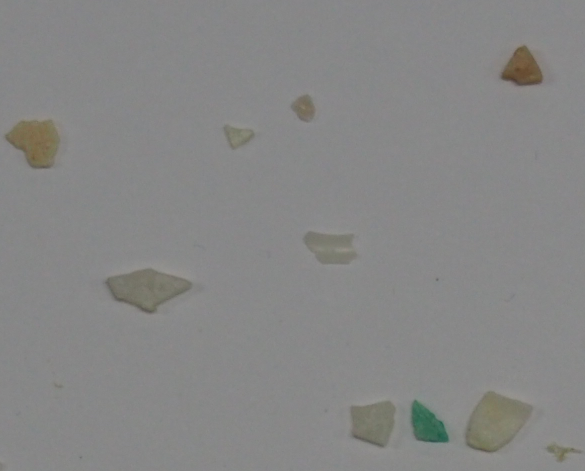
#> input picture P3/FRA.png, 1170 x 942 px (shown at 1/2 size)
$ jupyter execute 'P3_2 copy.ipynb'
#> lines starting #> are read from the running program, lines starting #| are printed output that depends on the picture; after the words box and inside, x2 and y2 are one past the last pixel; in counts of white or black regions, pixels touching at a corner belong together
# Tarea 2

[cell 1]
# Import necessary libraries
import cv2
import numpy as np
import pandas as pd
import matplotlib.pyplot as plt

from sklearn.metrics import confusion_matrix, classification_report

# For visualization
import seaborn as sns

## Load and Preprocess Images:

[cell 2]
# Load the images
# img_fragments = cv2.imread('fragment-03-olympus-10-01-2020.JPG')
# img_pellets = cv2.imread('pellet-03-olympus-10-01-2020.JPG')
# img_tar = cv2.imread('tar-03-olympus-10-01-2020.JPG')

img_fragments = cv2.imread('FRA.png')
#> img_fragments is the input picture: shape (942, 1170, 3); mean B, G, R 133.5, 134.2, 134.1
img_pellets = cv2.imread('PEL.png')
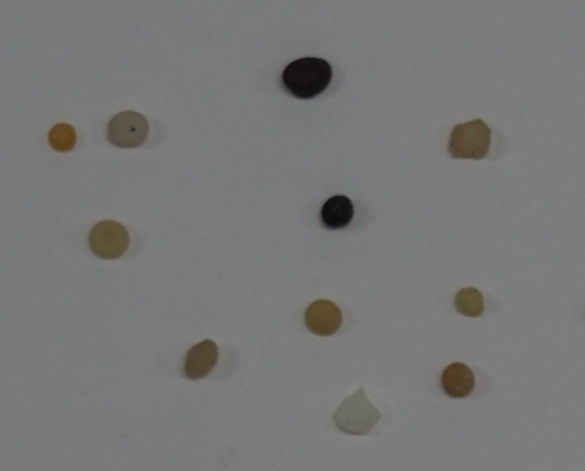
#> input picture P3/PEL.png, 1170 x 942 px (shown at 1/2 size)
#> img_pellets is the input picture: shape (942, 1170, 3); mean B, G, R 119.2, 119.7, 119.4
img_tar = cv2.imread('TAR.png')
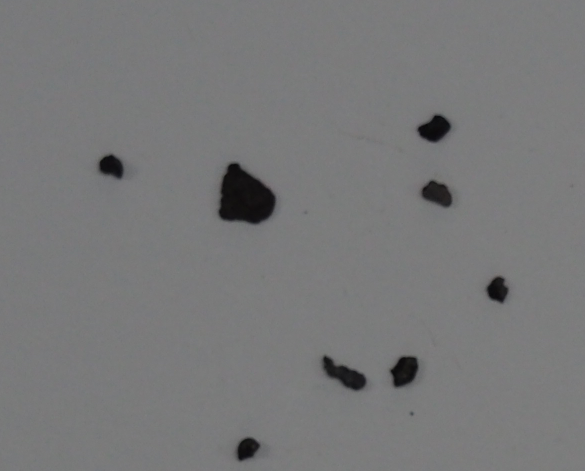
#> input picture P3/TAR.png, 1170 x 942 px (shown at 1/2 size)
#> img_tar is the input picture: shape (942, 1170, 3); mean B, G, R 120.5, 119.9, 119.7

# Convert images to grayscale
gray_fragments = cv2.cvtColor(img_fragments, cv2.COLOR_BGR2GRAY)
gray_pellets = cv2.cvtColor(img_pellets, cv2.COLOR_BGR2GRAY)
gray_tar = cv2.cvtColor(img_tar, cv2.COLOR_BGR2GRAY)

[cell 3]
# Gaussian Blur to reduce noise and improve thresholding
blur_fragments = cv2.GaussianBlur(gray_fragments, (3, 3), sigmaX=1.0)
blur_pellets = cv2.GaussianBlur(gray_pellets, (3, 3), sigmaX=1.0)
blur_tar = cv2.GaussianBlur(gray_tar, (3, 3), sigmaX=1.0)

### Morphological Opening:

[cell 4]
# Define a kernel for morphological operations
kernel = np.ones((3, 3), np.uint8)

# Apply opening to remove small objects and noise
opening_fragments = cv2.morphologyEx(blur_fragments, cv2.MORPH_OPEN, kernel, iterations=2)
opening_pellets = cv2.morphologyEx(blur_pellets, cv2.MORPH_OPEN, kernel, iterations=2)
opening_tar = cv2.morphologyEx(blur_tar, cv2.MORPH_OPEN, kernel, iterations=2)

# Print the opened images
plt.figure(figsize=(20, 20))
plt.subplot(131)
plt.imshow(opening_fragments, cmap='gray')
plt.title('Opened Fragments')
plt.subplot(132)
plt.imshow(opening_pellets, cmap='gray')
plt.title('Opened Pellets')
plt.subplot(133)
plt.imshow(opening_tar, cmap='gray')
plt.title('Opened Tar')
plt.show()

### Thresholding and Inversion:

[cell 5]
# Apply Otsu's thresholding
_, thresh_fragments = cv2.threshold(opening_fragments, 0, 255, cv2.THRESH_BINARY + cv2.THRESH_OTSU)
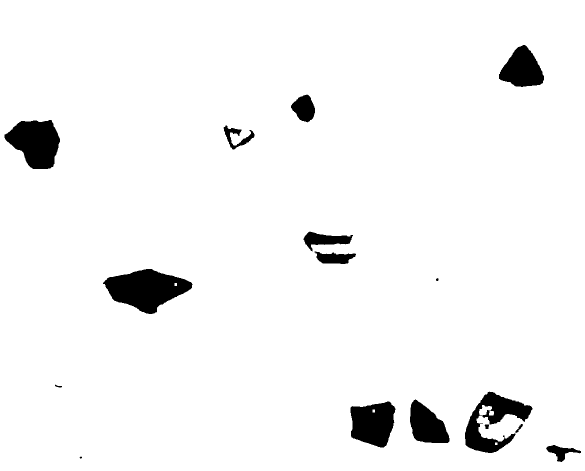
#> thresh_fragments: shape (942, 1170) (shown at 1/2 size); 95.7% white; 16 black regions (1 under 20 px), largest, box (x1, y1, x2, y2) and area: (206, 538, 385, 628) 9602, (9, 240, 120, 338) 7485, (930, 783, 1065, 906) 6966
_, thresh_pellets = cv2.threshold(opening_pellets, 0, 255, cv2.THRESH_BINARY + cv2.THRESH_OTSU)
#> thresh_pellets: shape (942, 1170); 96% white; 11 black regions, largest, box (x1, y1, x2, y2) and area: (558, 112, 666, 200) 7403, (897, 238, 982, 319) 5409, (178, 441, 258, 518) 4844
_, thresh_tar = cv2.threshold(opening_tar, 0, 255, cv2.THRESH_BINARY + cv2.THRESH_OTSU)
#> thresh_tar: shape (942, 1170); 97.7% white; 8 black regions, largest, box (x1, y1, x2, y2) and area: (437, 326, 552, 448) 9902, (645, 712, 733, 781) 2927, (780, 713, 837, 775) 2534

# Invert images (particles should be white)
thresh_fragments = cv2.bitwise_not(thresh_fragments)
thresh_pellets = cv2.bitwise_not(thresh_pellets)
thresh_tar = cv2.bitwise_not(thresh_tar)
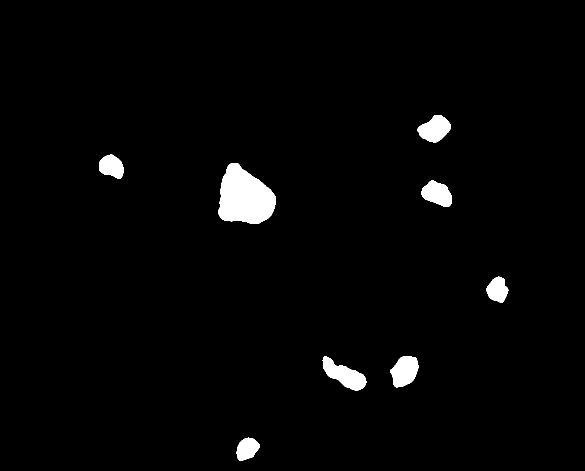
#> thresh_tar: shape (942, 1170) (shown at 1/2 size); 2.3% white; 8 white regions

# Print the thresholded and inverted images
plt.figure(figsize=(20, 20))
plt.subplot(131)
plt.imshow(thresh_fragments, cmap='gray')
plt.title('Thresholded Fragments')
plt.subplot(132)
plt.imshow(thresh_pellets, cmap='gray')
plt.title('Thresholded Pellets')
plt.subplot(133)
plt.imshow(thresh_tar, cmap='gray')
plt.title('Thresholded Tar')
plt.show()

### Contour Detection:

[cell 6]
# Find contours for each image
contours_fragments, _ = cv2.findContours(thresh_fragments, cv2.RETR_EXTERNAL, cv2.CHAIN_APPROX_SIMPLE)
#> contours_fragments = 16 contours, 2 with area under 20; largest, box (x1, y1, x2, y2) and area: (206, 538, 385, 628) 9435, (9, 240, 120, 338) 7330, (930, 783, 1065, 906) 7098, (701, 803, 791, 895) 6142, (998, 90, 1088, 174) 4772
contours_pellets, _ = cv2.findContours(thresh_pellets, cv2.RETR_EXTERNAL, cv2.CHAIN_APPROX_SIMPLE)
#> contours_pellets = 11 contours; largest, box (x1, y1, x2, y2) and area: (558, 112, 666, 200) 7262, (897, 238, 982, 319) 5284, (178, 441, 258, 518) 4730, (215, 222, 296, 296) 4689, (609, 599, 684, 671) 4138
contours_tar, _ = cv2.findContours(thresh_tar, cv2.RETR_EXTERNAL, cv2.CHAIN_APPROX_SIMPLE)
#> contours_tar = 8 contours; box (x1, y1, x2, y2) and area: (437, 326, 552, 448) 9728, (645, 712, 733, 781) 2817, (780, 713, 837, 775) 2448, (835, 230, 902, 285) 2332, (843, 361, 904, 414) 2109, (198, 309, 247, 358) 1660, (973, 553, 1017, 606) 1520, (473, 875, 520, 922) 1462

[cell 7]
# Set a minimum area threshold to filter out noise
min_area = 600
max_area = 20000

# Filter contours based on area
filtered_fragments = [cnt for cnt in contours_fragments if cv2.contourArea(cnt) > min_area and cv2.contourArea(cnt) < max_area]
#> filtered_fragments = 11 contours; largest, box (x1, y1, x2, y2) and area: (206, 538, 385, 628) 9435, (9, 240, 120, 338) 7330, (930, 783, 1065, 906) 7098, (701, 803, 791, 895) 6142, (998, 90, 1088, 174) 4772
filtered_pellets = [cnt for cnt in contours_pellets if cv2.contourArea(cnt) > min_area and cv2.contourArea(cnt) < max_area]
#> filtered_pellets = 10 contours; largest, box (x1, y1, x2, y2) and area: (558, 112, 666, 200) 7262, (897, 238, 982, 319) 5284, (178, 441, 258, 518) 4730, (215, 222, 296, 296) 4689, (609, 599, 684, 671) 4138
filtered_tar = [cnt for cnt in contours_tar if cv2.contourArea(cnt) > min_area and cv2.contourArea(cnt) < max_area]
#> filtered_tar has the same summary as contours_tar

# Create a copy of the original images
fragments_copy = img_fragments.copy()
pellets_copy = img_pellets.copy()
tar_copy = img_tar.copy()

# Draw the filtered contours on the copies
cv2.drawContours(fragments_copy, filtered_fragments, -1, (0, 255, 0), 2)
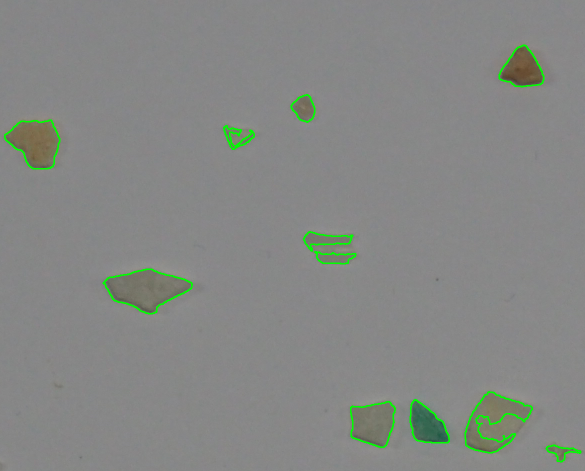
#> fragments_copy: shape (942, 1170, 3) (shown at 1/2 size); 1.01% of pixels changed, all inside (x1, y1, x2, y2) = (8, 89, 1163, 925)
cv2.drawContours(pellets_copy, filtered_pellets, -1, (0, 255, 0), 2)
#> pellets_copy: shape (942, 1170, 3); 0.73% of pixels changed, all inside (x1, y1, x2, y2) = (95, 111, 983, 798)
cv2.drawContours(tar_copy, filtered_tar, -1, (0, 255, 0), 2)
#> tar_copy: shape (942, 1170, 3); 0.5% of pixels changed, all inside (x1, y1, x2, y2) = (197, 229, 1018, 923)

# Print max area for each image
print('Max area for fragments:', max([cv2.contourArea(cnt) for cnt in filtered_fragments]))
#| Max area for fragments: 9435.0
print('Max area for pellets:', max([cv2.contourArea(cnt) for cnt in filtered_pellets]))
#| Max area for pellets: 7261.5
print('Max area for tar:', max([cv2.contourArea(cnt) for cnt in filtered_tar]))
#| Max area for tar: 9728.0

# Print the images with the contours
plt.figure(figsize=(20, 20))
plt.subplot(131)
plt.imshow(cv2.cvtColor(fragments_copy, cv2.COLOR_BGR2RGB))
plt.title('Fragments')
plt.subplot(132)
plt.imshow(cv2.cvtColor(pellets_copy, cv2.COLOR_BGR2RGB))
plt.title('Pellets')
plt.subplot(133)
plt.imshow(cv2.cvtColor(tar_copy, cv2.COLOR_BGR2RGB))
plt.title('Tar')
plt.show()
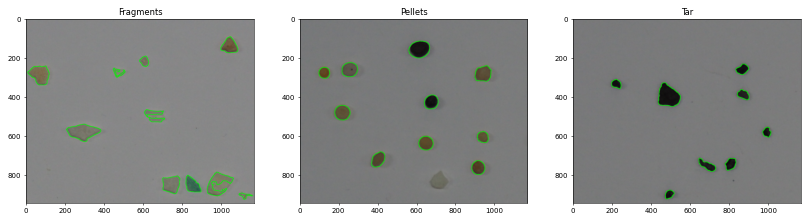
#> figure drawn by matplotlib, 3 panels

## Feature Extraction

[cell 8]
def extract_features(contour):
    features = {}
    # Area
    area = cv2.contourArea(contour)
    features['area'] = area

    # Perimeter
    perimeter = cv2.arcLength(contour, True)
    features['perimeter'] = perimeter

    # Compactness
    if area != 0:
        compactness = (perimeter ** 2) / area
    else:
        compactness = 0
    features['compactness'] = compactness

    # Bounding rectangle
    x, y, w, h = cv2.boundingRect(contour)
    aspect_ratio = float(w) / h if h != 0 else 0
    features['aspect_ratio'] = aspect_ratio

    # Extent (area ratio)
    rect_area = w * h
    extent = area / rect_area if rect_area != 0 else 0
    features['extent'] = extent

    # Ellipse axes ratio
    if len(contour) >= 5:
        ellipse = cv2.fitEllipse(contour)
        (center, axes, orientation) = ellipse
        major_axis = max(axes)
        minor_axis = min(axes)
        ellipse_axis_ratio = minor_axis / major_axis if major_axis != 0 else 0
        features['ellipse_axis_ratio'] = ellipse_axis_ratio
    else:
        features['ellipse_axis_ratio'] = 0

    return features

[cell 9]
# Initialize a list to store data
data = []

# Process fragments
for contour in filtered_fragments:
    features = extract_features(contour)
    features['label'] = 'Fragment'
    data.append(features)
#> this loop made 11 passes
#> (area in extract_features, perimeter in extract_features, compactness in extract_features, x in extract_features, y in extract_features, w in extract_features, h in extract_features, aspect_ratio in extract_features) on passes 1 to 11: (872.5, 186.5, 39.85, 1092, 890, 70, 34, 2.06), (6142.5, 327.7, 17.49, 701, 803, 90, 92, 0.978), (4378, 280.8, 18.01, 820, 799, 79, 87, 0.908), (7098, 688.2, 66.72, 930, 783, 135, 123, 1.1), (9435, 450.8, 21.54, 206, 538, 179, 90, 1.99), (1243, 204.2, 33.55, 629, 503, 83, 25, 3.32), (1736.5, 263.4, 39.97, 607, 463, 99, 40, 2.48), (856.5, 292, 99.55, 447, 251, 62, 48, 1.29), (7330, 355.2, 17.21, 9, 240, 111, 98, 1.13), (1712.5, 165.9, 16.08, 582, 189, 48, 56, 0.857), (4772.5, 284.8, 17, 998, 90, 90, 84, 1.07)
#> after the loop, data = 11 items

# Process pellets
for contour in filtered_pellets:
    features = extract_features(contour)
    features['label'] = 'Pellet'
    data.append(features)
#> this loop made 10 passes
#> (area in extract_features, perimeter in extract_features, compactness in extract_features, x in extract_features, y in extract_features, w in extract_features, h in extract_features, aspect_ratio in extract_features) on passes 1 to 10: (3774, 231.1, 14.16, 881, 725, 69, 72, 0.958), (3938, 244.8, 15.22, 367, 679, 69, 80, 0.863), (4138, 242, 14.15, 609, 599, 75, 72, 1.04), (2541, 194, 14.82, 909, 575, 58, 58, 1), (4730, 260.8, 14.38, 178, 441, 80, 77, 1.04), (4059.5, 242.6, 14.49, 637, 388, 73, 74, 0.986), (2492, 188.5, 14.26, 96, 246, 57, 58, 0.983), (5283.5, 283.4, 15.2, 897, 238, 85, 81, 1.05), (4689, 259.1, 14.32, 215, 222, 81, 74, 1.09), (7261.5, 326.1, 14.65, 558, 112, 108, 88, 1.23)
#> after the loop, data = 21 items

# Process tar
for contour in filtered_tar:
    features = extract_features(contour)
    features['label'] = 'Tar'
    data.append(features)
#> this loop made 8 passes
#> (area in extract_features, perimeter in extract_features, compactness in extract_features, x in extract_features, y in extract_features, w in extract_features, h in extract_features, aspect_ratio in extract_features) on passes 1 to 8: (1461.5, 150.6, 15.52, 473, 875, 47, 47, 1), (2448, 196.5, 15.77, 780, 713, 57, 62, 0.919), (2817, 256.9, 23.43, 645, 712, 88, 69, 1.28), (1520, 156, 16.02, 973, 553, 44, 53, 0.83), (2109, 185.3, 16.29, 843, 361, 61, 53, 1.15), (9728, 399.8, 16.43, 437, 326, 115, 122, 0.943), (1659.5, 159.8, 15.38, 198, 309, 49, 49, 1), (2331.5, 191.4, 15.71, 835, 230, 67, 55, 1.22)
#> after the loop, data = 29 items

# Create a DataFrame
df = pd.DataFrame(data)
#> df = table of 29 rows and 7 columns

[cell 10]
from scipy import stats

# Calculate the Z-scores for each feature
z_scores = np.abs(stats.zscore(df.select_dtypes(include=[np.number])))
#> z_scores = 29 rows, first 6: [1.24, 0.725, 0.921, 1.53, 2.17, 1.53], [0.93, 0.589, 0.302, 0.471, 0.74, 1.01], [0.204, 0.152, 0.273, 0.6, 0.0735, 1.12], [1.32, 3.94, 2.39, 0.25, 1.7, 0.145], [2.28, 1.73, 0.0801, 1.4, 0.471, 1.27], [1.08, 0.56, 0.577, 3.85, 0.368, 2.48]

# Set a threshold for identifying outliers
threshold = 1.5

# Filter out rows that have Z-scores above the threshold
df_clean = df[(z_scores < threshold).all(axis=1)]
#> df_clean = table of 21 rows and 7 columns

[cell 11]
# Display first few rows
print(df_clean.head())
#> (printed output is left out)

# Statistical summary
print(df_clean.describe())
#> (printed output is left out)

# Visualize feature distribution
sns.pairplot(df_clean, hue='label')
plt.show()

[cell 12]
# Boxplots for each feature
features = ['area', 'perimeter', 'compactness', 'aspect_ratio', 'extent', 'ellipse_axis_ratio']

for feature in features:
    plt.figure(figsize=(8, 6))
    sns.boxplot(x='label', y=feature, data=df_clean)
    plt.title(f'Distribution of {feature}')
    plt.show()

[cell 13]
# Calculate mean and std per class
grouped = df_clean.groupby('label').agg(['mean', 'std'])
#> grouped = table of 3 rows and 12 columns
print(grouped)
#> (printed output is left out)

[cell 14]
def classifier(features):
    # Extract feature values
    compactness = features['compactness']
    aspect_ratio = features['aspect_ratio']
    ellipse_axis_ratio = features['ellipse_axis_ratio']
    extent = features['extent']

    # Thresholds based on feature distributions (adjusted to avoid overlap)
    compactness_fragment_threshold = 17  # Threshold for Fragment (slightly below Fragment mean)
    compactness_pellet_threshold = 16    # Threshold for Pellet (slightly below Pellet mean)
    extent_fragment_threshold = 0.68     # Threshold for Fragment based on extent
    extent_pellet_threshold = 0.75       # Threshold for Pellet
    ellipse_axis_ratio_pellet_threshold = 0.8  # Pellet has higher axis ratio
    aspect_ratio_fragment_threshold = 1.1     # Fragment generally has higher aspect ratios

    # Classification logic
    if compactness > compactness_fragment_threshold:
        return 'Fragment'
    elif compactness > compactness_pellet_threshold:
        if extent > extent_pellet_threshold:
            return 'Pellet'
        else:
            return 'Tar'
    else:
        if ellipse_axis_ratio > ellipse_axis_ratio_pellet_threshold:
            return 'Pellet'
        elif aspect_ratio > aspect_ratio_fragment_threshold and extent > extent_fragment_threshold:
            return 'Fragment'
        else:
            return 'Tar'

[cell 15]
# Apply the classifier to each particle
df_clean.loc[:, 'predicted_label'] = df_clean.apply(classifier, axis=1)

[cell 16]
from sklearn.metrics import confusion_matrix, classification_report

[cell 17]
# Actual labels
y_true = df_clean['label']
# Predicted labels
y_pred = df_clean['predicted_label']

# Compute confusion matrix
cm = confusion_matrix(y_true, y_pred, labels=['Fragment', 'Pellet', 'Tar'])
#> cm = [[3, 0, 2], [1, 8, 1], [0, 0, 6]]

# Visualize the confusion matrix
plt.figure(figsize=(8, 6))
sns.heatmap(cm, annot=True, fmt='d', xticklabels=['Fragment', 'Pellet', 'Tar'], yticklabels=['Fragment', 'Pellet', 'Tar'], cmap='Blues')
plt.xlabel('Predicted Label')
plt.ylabel('True Label')
plt.title('Confusion Matrix')
plt.show()
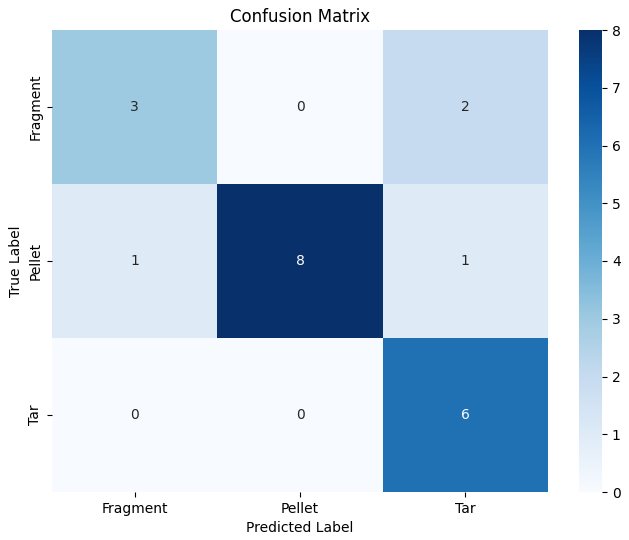
#> figure drawn by matplotlib, 2 panels

# Print classification report
print(classification_report(y_true, y_pred))
#|               precision    recall  f1-score   support
#|     Fragment       0.75      0.60      0.67         5
#|       Pellet       1.00      0.80      0.89        10
#|          Tar       0.67      1.00      0.80         6
#|     accuracy                           0.81        21
#|    macro avg       0.81      0.80      0.79        21
#| weighted avg       0.85      0.81      0.81        21

[cell 18]
# Function to classify and visualize particles in an image
def classify_and_visualize(original_img, contours):
    img_output = original_img.copy()
    for contour in contours:
        # Extract features
        features = extract_features(contour)

        # Predict the label using manual classifier
        predicted_label = classifier(features)

        # Get bounding box coordinates
        x, y, w, h = cv2.boundingRect(contour)

        # Draw rectangle and label
        cv2.rectangle(img_output, (x, y), (x + w, y + h), (0, 255, 0), 2)
        cv2.putText(img_output, predicted_label, (x, y - 10),
                    cv2.FONT_HERSHEY_SIMPLEX, 0.5, (0, 255, 0), 1)
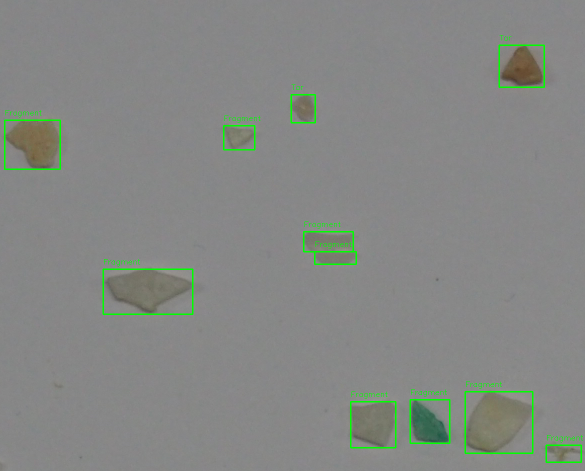
#> img_output: shape (942, 1170, 3) (shown at 1/2 size); 1.12% of pixels changed, all inside (x1, y1, x2, y2) = (8, 70, 1166, 926)

    # Convert BGR to RGB for plotting
    img_rgb = cv2.cvtColor(img_output, cv2.COLOR_BGR2RGB)

    # Display the image
    plt.figure(figsize=(10, 8))
    plt.imshow(img_rgb)
    plt.axis('off')
    plt.title('Classification Results')
    plt.show()

[cell 19]
# Visualize results on the fragments image
classify_and_visualize(img_fragments, filtered_fragments)

# Visualize results on the pellets image
classify_and_visualize(img_pellets, filtered_pellets)
#> the loop in classify_and_visualize (call 2), `for contour in contours:` made 10 passes
#> after the loop in classify_and_visualize (call 2), `for contour in contours:`:
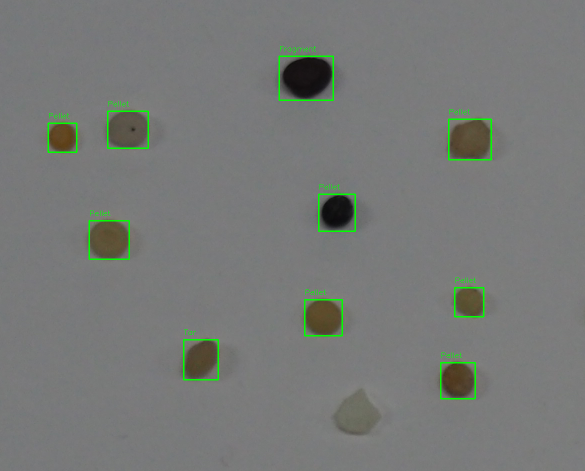
#> img_output: shape (942, 1170, 3) (shown at 1/2 size); 0.91% of pixels changed, all inside (x1, y1, x2, y2) = (95, 92, 984, 799)

# Visualize results on the tar image
classify_and_visualize(img_tar, filtered_tar)
#> the loop in classify_and_visualize (call 3), `for contour in contours:` made 8 passes
#> after the loop in classify_and_visualize (call 3), `for contour in contours:`:
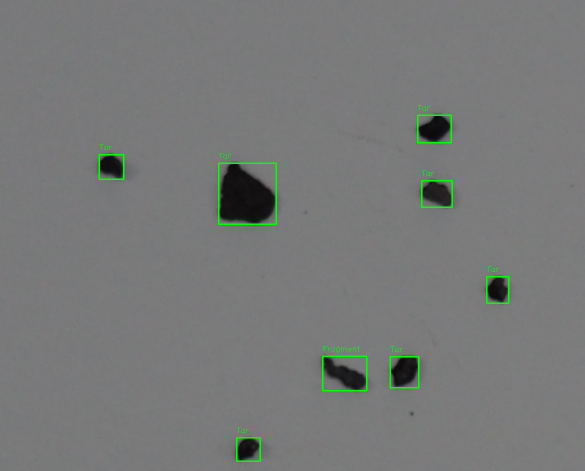
#> img_output: shape (942, 1170, 3) (shown at 1/2 size); 0.61% of pixels changed, all inside (x1, y1, x2, y2) = (197, 210, 1019, 924)
